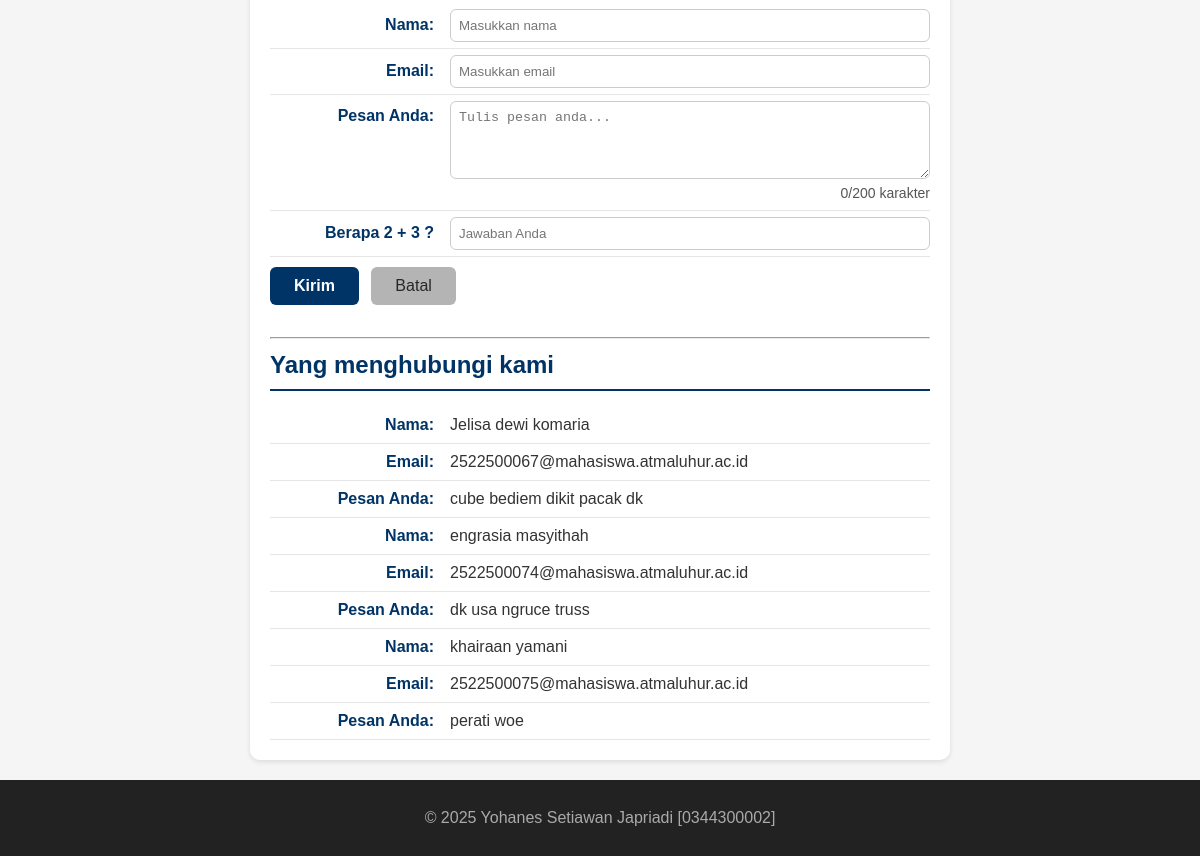
Before: / (lower part) with the older database file.
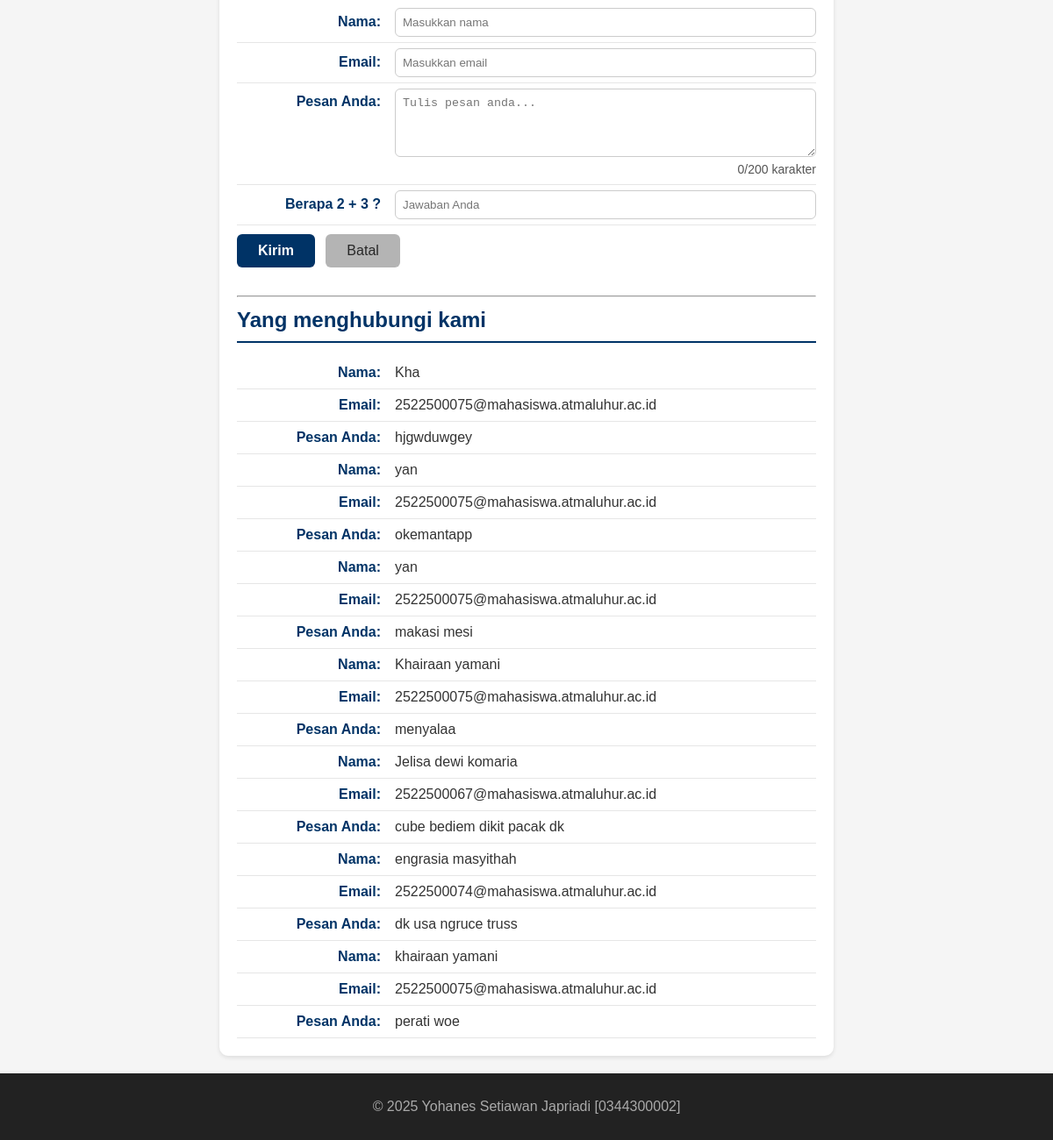
After: the same page with the newer database file.
### tables this page shows
CREATE TABLE `tbl_tamu` (
  `cid` int(11) NOT NULL,
  `cnama` varchar(100) DEFAULT NULL,
  `cemail` varchar(100) DEFAULT NULL,
  `cpesan` text,
  `dcreated_at` datetime NOT NULL DEFAULT CURRENT_TIMESTAMP
);

### fungsi.php (the view, shortened to what this page needs)
<?php
function bersihkan($str)
{
   return htmlspecialchars(trim($str));
}
function tampilkanBiodata($conf, $arr)
{
  $html = "";
  foreach ($conf as $k => $v) {
    $label = $v["label"];
    $nilai = bersihkan($arr[$k] ?? '');
    $suffix = $v["suffix"];
    $html .= "<p><strong>{$label}</strong> {$nilai}{$suffix}</p>";
  }
  return $html;
}

### index.php (shortened to what this page needs)
<?php
require_once __DIR__ . '/fungsi.php';
?>
<!DOCTYPE html>
<html lang="en">
<head>
  <link rel="stylesheet" href="style.css">
</head>
<body>
  <main>
    <?php
    $biodata = $_SESSION["biodata"] ?? [];
    $fieldConfig = [
      "nim" => ["label" => "NIM:", "suffix" => ""],
      "nama" => ["label" => "Nama Lengkap:", "suffix" => " &#128526;"],
      "tempat" => ["label" => "Tempat Lahir:", "suffix" => ""],
      "tanggal" => ["label" => "Tanggal Lahir:", "suffix" => ""],
      "hobi" => ["label" => "Hobi:", "suffix" => " &#127926;"],
      "pasangan" => ["label" => "Pasangan:", "suffix" => " &hearts;"],
      "pekerjaan" => ["label" => "Pekerjaan:", "suffix" => " &copy; 2025"],
      "ortu" => ["label" => "Nama Orang Tua:", "suffix" => ""],
      "kakak" => ["label" => "Nama Kakak:", "suffix" => ""],
      "adik" => ["label" => "Nama Adik:", "suffix" => ""],
    ];
    ?>
      <?= tampilkanBiodata($fieldConfig, $biodata) ?>
  <?php
   $old          = $_SESSION['old'] ?? '';
   ?>
    <section id="contact">
      <form action="proses.php" method="POST">
        <label for="txtNama"><span>Nama:</span>
        <input type="text" id="txtNama" name="txtNama" placeholder="Masukkan nama"
         required autocomplete="name"
          value="<?= Isset($old['nama']) ? htmlspecialchars($old['nama']): '' ?>">
      </label>
    <label for="txtEmail"><span>Email:</span>
      <input type="email" id="txtEmail" name="txtEmail" placeholder="Masukkan email"
        required autocomplete="email"
         value="<?= isset($old['email']) ? htmlspecialchars($old['email']) : '' ?>">
         </label>
        <label for="txtPesan"><span>Pesan Anda:</span>
          <textarea id="txtPesan" name="txtPesan" rows="4" placeholder="Tulis pesan anda..."
          required><?= isset($old['pesan']) ? htmlspecialchars($old['pesan']) : '' ?></textarea>
          <small id="charCount">0/200 karakter</small>
        </label>
        <label for="captcha"><span>Berapa 2 + 3 ?</span>
            <input type="text" id="captcha" name="captcha"
              placeholder="Jawaban Anda" required>
      </label>
        <button type="submit">Kirim</button>
        <button type="reset">Batal</button>
      </form>
      <br>
      <hr>
      <h2>Yang menghubungi kami</h2>
      <?php include 'read_inc.php'; ?>
    </section>
  </main>
  <footer>
    <p>&copy; 2025 Yohanes Setiawan Japriadi [0344300002]</p>
  </footer>
</body>
</html>

### read_inc.php
<?php
require 'koneksi.php';
require_once __DIR__ . '/fungsi.php';
$fieldContact = [
    "nama" => ["label" => "Nama:", "suffix" => ""],
    "email" => ["label" => "Email:", "suffix" => ""],
    "pesan" => ["label" => "Pesan Anda:", "suffix" => ""]
];
$sql = "SELECT * FROM tbl_tamu ORDER BY cid DESC";
$q = mysqli_query($conn, $sql);
if (!$q) {
    echo "<p>Gagal membaca data tamu: " . htmlspecialchars(mysqli_error($conn)) . "</p>";
} elseif (mysqli_num_rows($q) === 0) {
    echo "<p>Belum ada data tamu yang tersimpan.</p>";
} else {
    while ($row = mysqli_fetch_assoc($q)) {
        $arrContact = [
            "nama" => $row["cnama"] ?? "",
            "email" => $row["cemail"] ?? "",
            "pesan" => $row["cpesan"] ?? "",
        ];
        echo tampilkanBiodata($fieldContact, $arrContact);
    }
}
?>

### style.css (style rules this page uses)
* { box-sizing: border-box; }
body { margin: 0; font-family: Arial, sans-serif; background: #f5f5f5; color: #333; line-height: 1.5; }
#home, #about, #contact, #biodata { background-color: #ffffff; border-radius: 10px; padding: 20px; max-width: 700px; margin: 20px auto; box-shadow: 0 2px 5px rgba(0, 0, 0, 0.1); }
#home h2, #about h2, #contact h2, #biodata h2 { color: #003366; border-bottom: 2px solid #003366; padding-bottom: 6px; margin-top: 0; margin-bottom: 16px; }
#about p, #contact p, #contact label, #biodata label { display: flex; justify-content: flex-start; align-items: baseline; margin: 0; padding: 6px 0; border-bottom: 1px solid #e6e6e6; }
#about strong, #contact strong, #contact label>span, #biodata label>span { min-width: 180px; color: #003366; font-weight: 600; text-align: right; padding-right: 16px; flex-shrink: 0; }
#contact input, #contact textarea, #biodata input { flex: 1; border: 1px solid #ccc; border-radius: 6px; padding: 8px; color: #000; font-weight: normal; margin: 0; box-sizing: border-box; }
#contact button, #biodata button { margin-top: 10px; display: inline-block; padding: 10px 24px; font-size: 16px; border-radius: 6px; cursor: pointer; border: none; transition: all 0.3s ease; margin-right: 8px; }
#contact button[type="submit"], #biodata button[type="submit"] { background-color: #003366; color: #fff; font-weight: 600; }
#contact button[type="reset"], #biodata button[type="reset"] { background-color: #b4b4b4; color: #272727; font-weight: 500; }
footer { background: #222; color: #aaa; text-align: center; padding: 10px; }

Changed rows visible on the page:
added tbl_tamu: label "Nama:", cnama "Kha", label "Email:", cemail "2522500075@mahasiswa.atmaluhur.ac.id", label "Pesan Anda:", cpesan "hjgwduwgey"
added tbl_tamu: label "Nama:", cnama "yan", label "Email:", cemail "2522500075@mahasiswa.atmaluhur.ac.id", label "Pesan Anda:", cpesan "okemantapp"
added tbl_tamu: label "Nama:", cnama "yan", label "Email:", cemail "2522500075@mahasiswa.atmaluhur.ac.id", label "Pesan Anda:", cpesan "makasi mesi"
added tbl_tamu: label "Nama:", cnama "Khairaan yamani", label "Email:", cemail "2522500075@mahasiswa.atmaluhur.ac.id", label "Pesan Anda:", cpesan "menyalaa"
